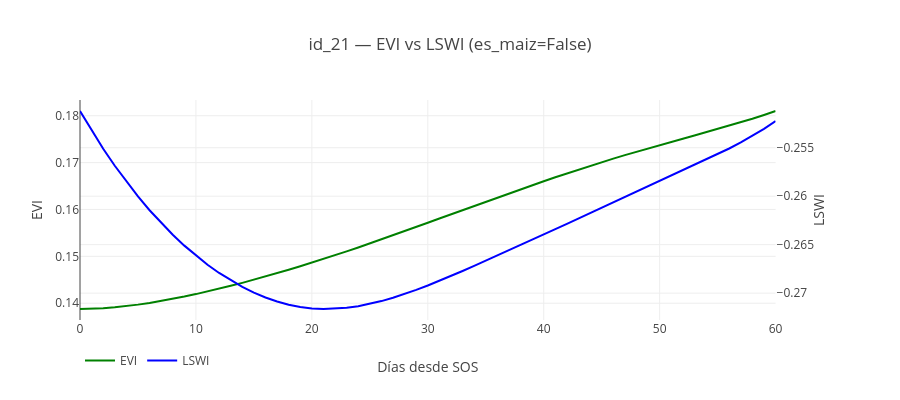
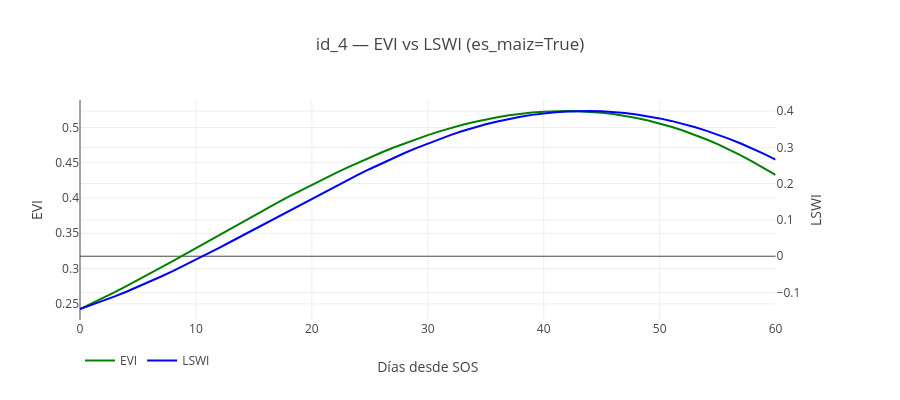
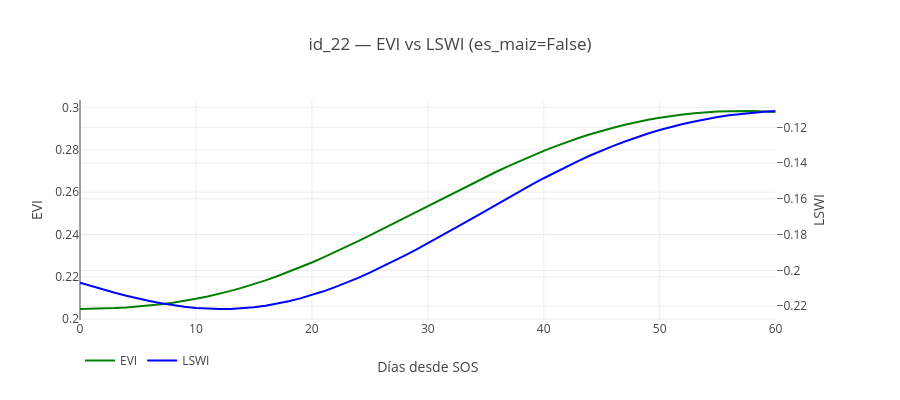

Notebook cell for these charts, in order:
### Code cell
# Celda — Graficar EVI y LSWI de id_21 (y contraste rápido con un maíz típico y otro no-maíz "fácil")

import plotly.graph_objects as go
from plotly.subplots import make_subplots

def graficar_evi_lswi(id_p, ventana=60):
    fila = df_meta_final[df_meta_final['id_parcela'] == id_p]
    if fila.empty:
        print(f"❌ id_{id_p} no encontrado en df_meta_final")
        return
    idx = fila.index[0]

    serie_evi = matriz_evi_100[idx, :ventana + 1]
    serie_lswi = matriz_lswi_100[idx, :ventana + 1]
    dias = np.arange(ventana + 1)

    fig = make_subplots(specs=[[{"secondary_y": True}]])
    fig.add_trace(go.Scatter(x=dias, y=serie_evi, mode="lines", name="EVI",
                              line=dict(color="green", width=2)), secondary_y=False)
    fig.add_trace(go.Scatter(x=dias, y=serie_lswi, mode="lines", name="LSWI",
                              line=dict(color="blue", width=2)), secondary_y=True)

    es_maiz = fila['es_maiz'].iloc[0]
    fig.update_layout(
        title=f"id_{id_p} — EVI vs LSWI (es_maiz={es_maiz})",
        xaxis_title="Días desde SOS", height=400,
        legend=dict(orientation="h", yanchor="bottom", y=-0.25)
    )
    fig.update_yaxes(title_text="EVI", secondary_y=False)
    fig.update_yaxes(title_text="LSWI", secondary_y=True)
    fig.show()

    # Correlación cruda, para contrastar contra lo ya calculado
    r = np.corrcoef(serie_evi, serie_lswi)[0, 1]
    print(f"id_{id_p}: correlación EVI-LSWI (0-{ventana} días) = {r:.4f}")
    print(f"  EVI  -> min={serie_evi.min():.4f} max={serie_evi.max():.4f}")
    print(f"  LSWI -> min={serie_lswi.min():.4f} max={serie_lswi.max():.4f}")

# El caso a investigar
graficar_evi_lswi(21)

# Contraste: un maíz "típico" (baja distancia Mahalanobis en el LOOCV, ej. id_4) y
# un no-maíz "fácil" de separar (ej. id_22, alta distancia y comportamiento normal de f6)
graficar_evi_lswi(4)
graficar_evi_lswi(22)

### Figure 1 — Plotly figure (JSON) as saved in the notebook; plotly's stock layout.template omitted (floating-point values rounded to 4 significant figures)
{"data": [{"line": {"color": "green", "width": 2}, "mode": "lines", "name": "EVI", "type": "scatter", "x": [0, 1, 2, 3, 4, 5, 6, 7, 8, 9, 10, 11, 12, 13, 14, 15, 16, 17, 18, 19, 20, 21, 22, 23, 24, 25, 26, 27, 28, 29, 30, 31, 32, 33, 34, 35, 36, 37, 38, 39, 40, 41, 42, 43, 44, 45, 46, 47, 48, 49, 50, 51, 52, 53, 54, 55, 56, 57, 58, 59, 60], "xaxis": "x", "y": [0.1388, 0.1388, 0.1389, 0.1391, 0.1394, 0.1397, 0.1401, 0.1405, 0.1409, 0.1414, 0.1419, 0.1425, 0.1431, 0.1437, 0.1443, 0.145, 0.1457, 0.1464, 0.1471, 0.1479, 0.1486, 0.1494, 0.1502, 0.1511, 0.1519, 0.1528, 0.1536, 0.1545, 0.1554, 0.1563, 0.1572, 0.1581, 0.159, 0.1599, 0.1608, 0.1617, 0.1626, 0.1634, 0.1643, 0.1652, 0.166, 0.1669, 0.1677, 0.1685, 0.1693, 0.1701, 0.1708, 0.1716, 0.1723, 0.173, 0.1737, 0.1744, 0.1751, 0.1758, 0.1765, 0.1772, 0.1779, 0.1786, 0.1794, 0.1802, 0.181], "yaxis": "y"}, {"line": {"color": "blue", "width": 2}, "mode": "lines", "name": "LSWI", "type": "scatter", "x": [0, 1, 2, 3, 4, 5, 6, 7, 8, 9, 10, 11, 12, 13, 14, 15, 16, 17, 18, 19, 20, 21, 22, 23, 24, 25, 26, 27, 28, 29, 30, 31, 32, 33, 34, 35, 36, 37, 38, 39, 40, 41, 42, 43, 44, 45, 46, 47, 48, 49, 50, 51, 52, 53, 54, 55, 56, 57, 58, 59, 60], "xaxis": "x", "y": [-0.2512, -0.2532, -0.2551, -0.2569, -0.2585, -0.26, -0.2614, -0.2628, -0.264, -0.2651, -0.2661, -0.2671, -0.2679, -0.2687, -0.2694, -0.27, -0.2705, -0.2709, -0.2712, -0.2714, -0.2716, -0.2716, -0.2716, -0.2715, -0.2713, -0.2711, -0.2708, -0.2705, -0.2701, -0.2697, -0.2692, -0.2687, -0.2682, -0.2677, -0.2672, -0.2667, -0.2661, -0.2656, -0.265, -0.2645, -0.2639, -0.2634, -0.2628, -0.2623, -0.2617, -0.2612, -0.2606, -0.2601, -0.2595, -0.259, -0.2585, -0.2579, -0.2574, -0.2568, -0.2563, -0.2557, -0.2551, -0.2544, -0.2538, -0.253, -0.2523], "yaxis": "y2"}], "layout": {"height": 400, "legend": {"orientation": "h", "y": -0.25, "yanchor": "bottom"}, "title": {"text": "id_21 — EVI vs LSWI (es_maiz=False)"}, "xaxis": {"anchor": "y", "domain": [0, 0.94], "title": {"text": "Días desde SOS"}}, "yaxis": {"anchor": "x", "domain": [0, 1], "title": {"text": "EVI"}}, "yaxis2": {"anchor": "x", "overlaying": "y", "side": "right", "title": {"text": "LSWI"}}}}

### Figure 2 — Plotly figure (JSON) as saved in the notebook; plotly's stock layout.template omitted (floating-point values rounded to 4 significant figures)
{"data": [{"line": {"color": "green", "width": 2}, "mode": "lines", "name": "EVI", "type": "scatter", "x": [0, 1, 2, 3, 4, 5, 6, 7, 8, 9, 10, 11, 12, 13, 14, 15, 16, 17, 18, 19, 20, 21, 22, 23, 24, 25, 26, 27, 28, 29, 30, 31, 32, 33, 34, 35, 36, 37, 38, 39, 40, 41, 42, 43, 44, 45, 46, 47, 48, 49, 50, 51, 52, 53, 54, 55, 56, 57, 58, 59, 60], "xaxis": "x", "y": [0.2427, 0.2504, 0.2584, 0.2666, 0.2751, 0.2837, 0.2926, 0.3015, 0.3106, 0.3198, 0.3291, 0.3383, 0.3476, 0.3569, 0.3661, 0.3752, 0.3842, 0.393, 0.4018, 0.4103, 0.4187, 0.427, 0.4349, 0.4427, 0.4502, 0.4575, 0.4644, 0.4711, 0.4775, 0.4835, 0.4891, 0.4944, 0.4993, 0.5037, 0.5078, 0.5113, 0.5145, 0.5172, 0.5194, 0.5211, 0.5223, 0.523, 0.5232, 0.5229, 0.5221, 0.5208, 0.5189, 0.5164, 0.5134, 0.5098, 0.5057, 0.501, 0.4957, 0.4898, 0.4833, 0.4762, 0.4686, 0.4603, 0.4516, 0.4423, 0.4326], "yaxis": "y"}, {"line": {"color": "blue", "width": 2}, "mode": "lines", "name": "LSWI", "type": "scatter", "x": [0, 1, 2, 3, 4, 5, 6, 7, 8, 9, 10, 11, 12, 13, 14, 15, 16, 17, 18, 19, 20, 21, 22, 23, 24, 25, 26, 27, 28, 29, 30, 31, 32, 33, 34, 35, 36, 37, 38, 39, 40, 41, 42, 43, 44, 45, 46, 47, 48, 49, 50, 51, 52, 53, 54, 55, 56, 57, 58, 59, 60], "xaxis": "x", "y": [-0.1455, -0.1346, -0.123, -0.1108, -0.09792, -0.08447, -0.07046, -0.05593, -0.04091, -0.02545, -0.009592, 0.006619, 0.02313, 0.03987, 0.0568, 0.07386, 0.09099, 0.1082, 0.1253, 0.1424, 0.1593, 0.1761, 0.1926, 0.2089, 0.2249, 0.2405, 0.2556, 0.2703, 0.2844, 0.298, 0.3109, 0.3231, 0.3345, 0.3451, 0.3548, 0.3637, 0.3716, 0.3785, 0.3845, 0.3896, 0.3937, 0.3968, 0.399, 0.4001, 0.4003, 0.3994, 0.3975, 0.3946, 0.3907, 0.3858, 0.3799, 0.373, 0.365, 0.3561, 0.3462, 0.3353, 0.3234, 0.3106, 0.2968, 0.2821, 0.2664], "yaxis": "y2"}], "layout": {"height": 400, "legend": {"orientation": "h", "y": -0.25, "yanchor": "bottom"}, "title": {"text": "id_4 — EVI vs LSWI (es_maiz=True)"}, "xaxis": {"anchor": "y", "domain": [0, 0.94], "title": {"text": "Días desde SOS"}}, "yaxis": {"anchor": "x", "domain": [0, 1], "title": {"text": "EVI"}}, "yaxis2": {"anchor": "x", "overlaying": "y", "side": "right", "title": {"text": "LSWI"}}}}

### Figure 3 — Plotly figure (JSON) as saved in the notebook; plotly's stock layout.template omitted (floating-point values rounded to 4 significant figures)
{"data": [{"line": {"color": "green", "width": 2}, "mode": "lines", "name": "EVI", "type": "scatter", "x": [0, 1, 2, 3, 4, 5, 6, 7, 8, 9, 10, 11, 12, 13, 14, 15, 16, 17, 18, 19, 20, 21, 22, 23, 24, 25, 26, 27, 28, 29, 30, 31, 32, 33, 34, 35, 36, 37, 38, 39, 40, 41, 42, 43, 44, 45, 46, 47, 48, 49, 50, 51, 52, 53, 54, 55, 56, 57, 58, 59, 60], "xaxis": "x", "y": [0.2047, 0.2048, 0.2049, 0.2052, 0.2055, 0.2059, 0.2064, 0.207, 0.2077, 0.2086, 0.2096, 0.2107, 0.2119, 0.2133, 0.2148, 0.2165, 0.2183, 0.2202, 0.2223, 0.2244, 0.2267, 0.2291, 0.2316, 0.2342, 0.2368, 0.2395, 0.2423, 0.2451, 0.2479, 0.2507, 0.2535, 0.2563, 0.2591, 0.2619, 0.2646, 0.2673, 0.2699, 0.2724, 0.2749, 0.2772, 0.2795, 0.2816, 0.2837, 0.2856, 0.2873, 0.289, 0.2905, 0.2919, 0.2931, 0.2942, 0.2952, 0.296, 0.2967, 0.2973, 0.2978, 0.2981, 0.2983, 0.2984, 0.2983, 0.2982, 0.2979], "yaxis": "y"}, {"line": {"color": "blue", "width": 2}, "mode": "lines", "name": "LSWI", "type": "scatter", "x": [0, 1, 2, 3, 4, 5, 6, 7, 8, 9, 10, 11, 12, 13, 14, 15, 16, 17, 18, 19, 20, 21, 22, 23, 24, 25, 26, 27, 28, 29, 30, 31, 32, 33, 34, 35, 36, 37, 38, 39, 40, 41, 42, 43, 44, 45, 46, 47, 48, 49, 50, 51, 52, 53, 54, 55, 56, 57, 58, 59, 60], "xaxis": "x", "y": [-0.2069, -0.2088, -0.2107, -0.2125, -0.2142, -0.2157, -0.2171, -0.2184, -0.2194, -0.2203, -0.221, -0.2214, -0.2216, -0.2215, -0.2212, -0.2206, -0.2197, -0.2186, -0.2173, -0.2156, -0.2138, -0.2117, -0.2094, -0.2068, -0.2041, -0.2013, -0.1982, -0.1951, -0.1918, -0.1884, -0.1849, -0.1813, -0.1777, -0.174, -0.1703, -0.1666, -0.1629, -0.1592, -0.1555, -0.1519, -0.1485, -0.1451, -0.1418, -0.1387, -0.1358, -0.133, -0.1303, -0.1279, -0.1256, -0.1235, -0.1215, -0.1198, -0.1181, -0.1167, -0.1154, -0.1143, -0.1133, -0.1125, -0.1118, -0.1113, -0.1109], "yaxis": "y2"}], "layout": {"height": 400, "legend": {"orientation": "h", "y": -0.25, "yanchor": "bottom"}, "title": {"text": "id_22 — EVI vs LSWI (es_maiz=False)"}, "xaxis": {"anchor": "y", "domain": [0, 0.94], "title": {"text": "Días desde SOS"}}, "yaxis": {"anchor": "x", "domain": [0, 1], "title": {"text": "EVI"}}, "yaxis2": {"anchor": "x", "overlaying": "y", "side": "right", "title": {"text": "LSWI"}}}}
